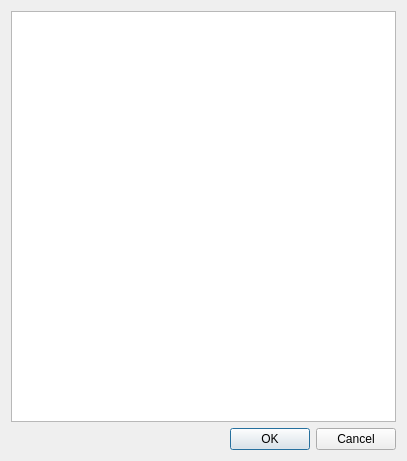
<?xml version="1.0" encoding="UTF-8"?>
<ui version="4.0">
 <class>librepcb::library::editor::CategoryChooserDialog</class>
 <widget class="QDialog" name="librepcb::library::editor::CategoryChooserDialog">
  <property name="geometry">
   <rect>
    <x>0</x>
    <y>0</y>
    <width>407</width>
    <height>461</height>
   </rect>
  </property>
  <property name="windowTitle">
   <string>Choose a category...</string>
  </property>
  <layout class="QVBoxLayout" name="verticalLayout">
   <item>
    <widget class="QTreeView" name="treeView">
     <property name="sortingEnabled">
      <bool>true</bool>
     </property>
     <property name="animated">
      <bool>true</bool>
     </property>
     <attribute name="headerVisible">
      <bool>false</bool>
     </attribute>
    </widget>
   </item>
   <item>
    <widget class="QDialogButtonBox" name="buttonBox">
     <property name="orientation">
      <enum>Qt::Horizontal</enum>
     </property>
     <property name="standardButtons">
      <set>QDialogButtonBox::Cancel|QDialogButtonBox::Ok</set>
     </property>
    </widget>
   </item>
  </layout>
 </widget>
 <resources/>
 <connections>
  <connection>
   <sender>buttonBox</sender>
   <signal>accepted()</signal>
   <receiver>librepcb::library::editor::CategoryChooserDialog</receiver>
   <slot>accept()</slot>
   <hints>
    <hint type="sourcelabel">
     <x>248</x>
     <y>254</y>
    </hint>
    <hint type="destinationlabel">
     <x>157</x>
     <y>274</y>
    </hint>
   </hints>
  </connection>
  <connection>
   <sender>buttonBox</sender>
   <signal>rejected()</signal>
   <receiver>librepcb::library::editor::CategoryChooserDialog</receiver>
   <slot>reject()</slot>
   <hints>
    <hint type="sourcelabel">
     <x>316</x>
     <y>260</y>
    </hint>
    <hint type="destinationlabel">
     <x>286</x>
     <y>274</y>
    </hint>
   </hints>
  </connection>
 </connections>
</ui>
